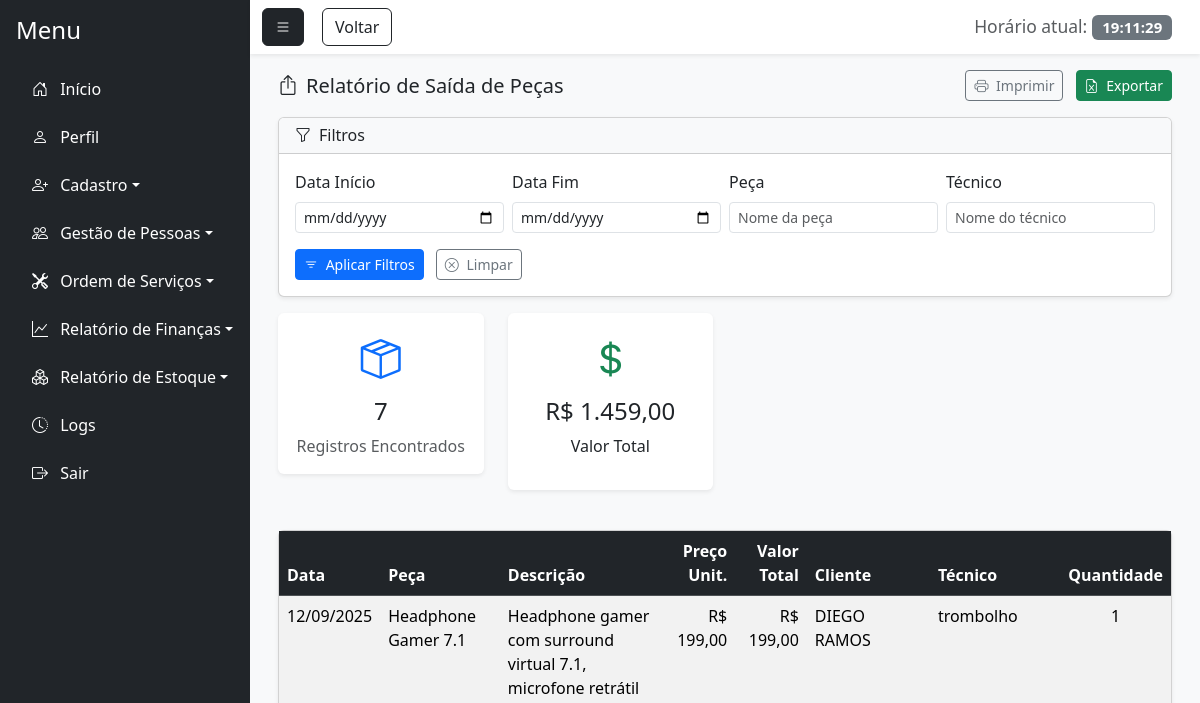
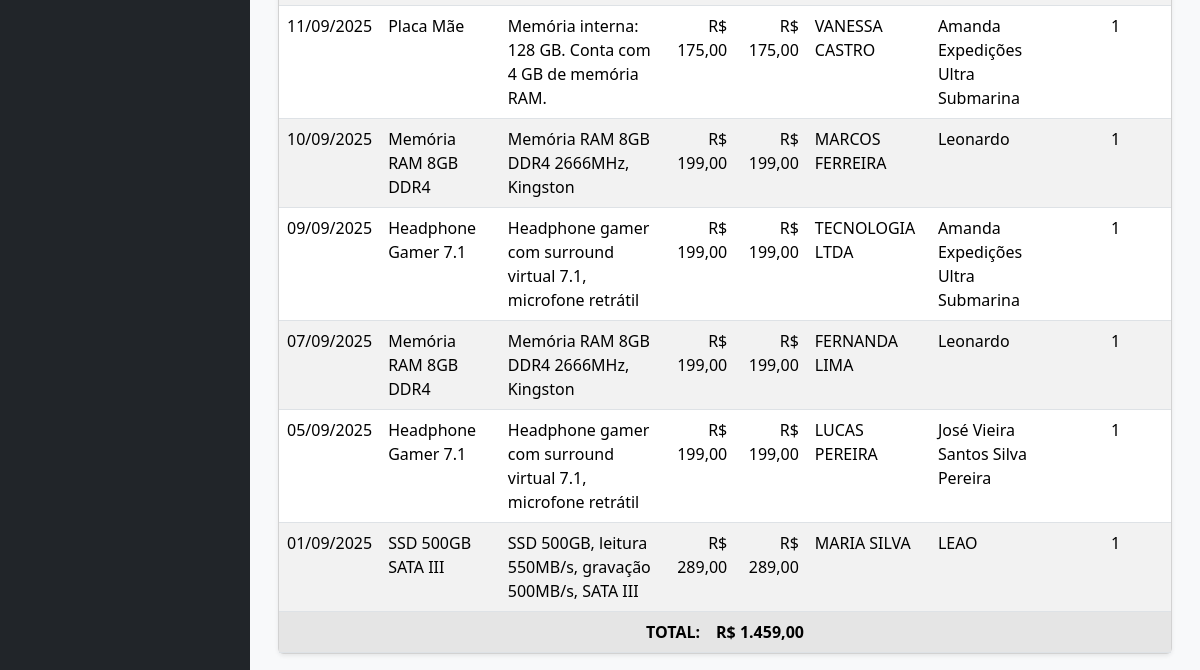
Page /relatorio_saida.php (signed in) on the earlier database version (2 pictures, top to bottom).
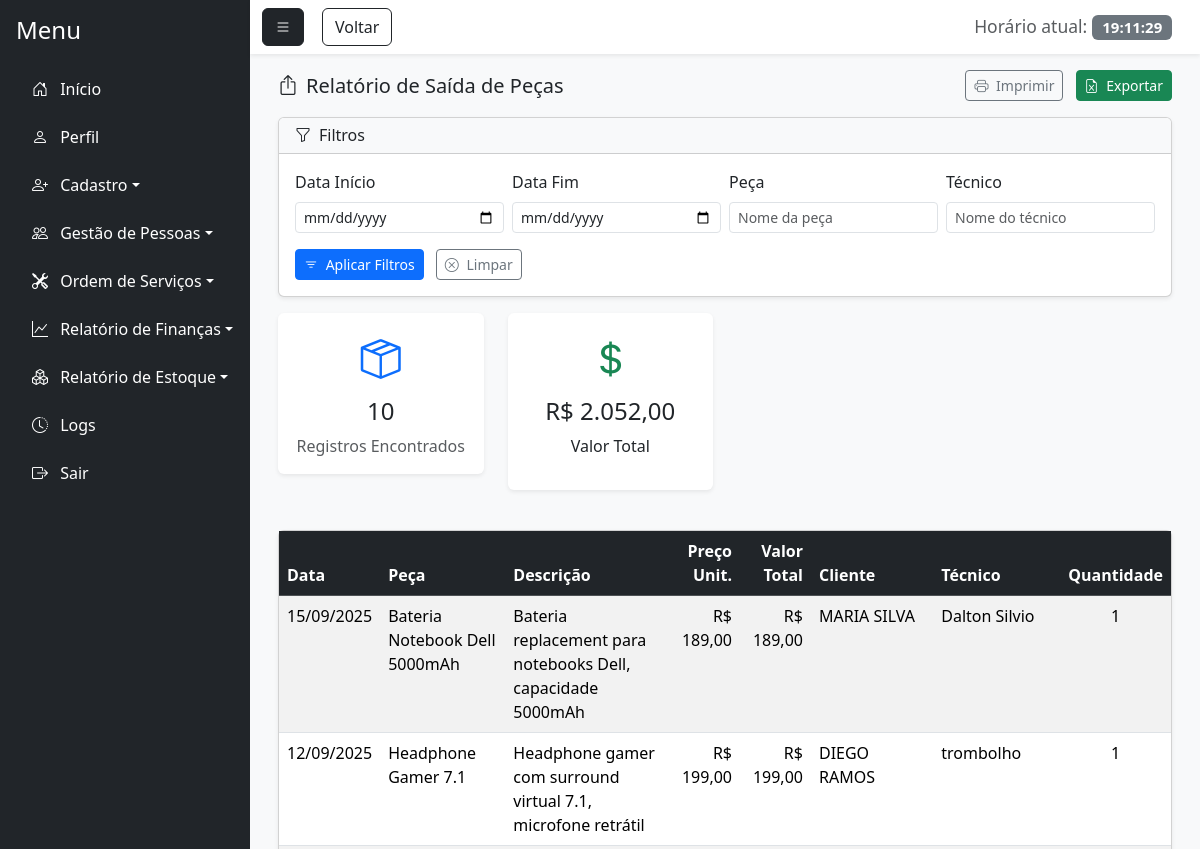
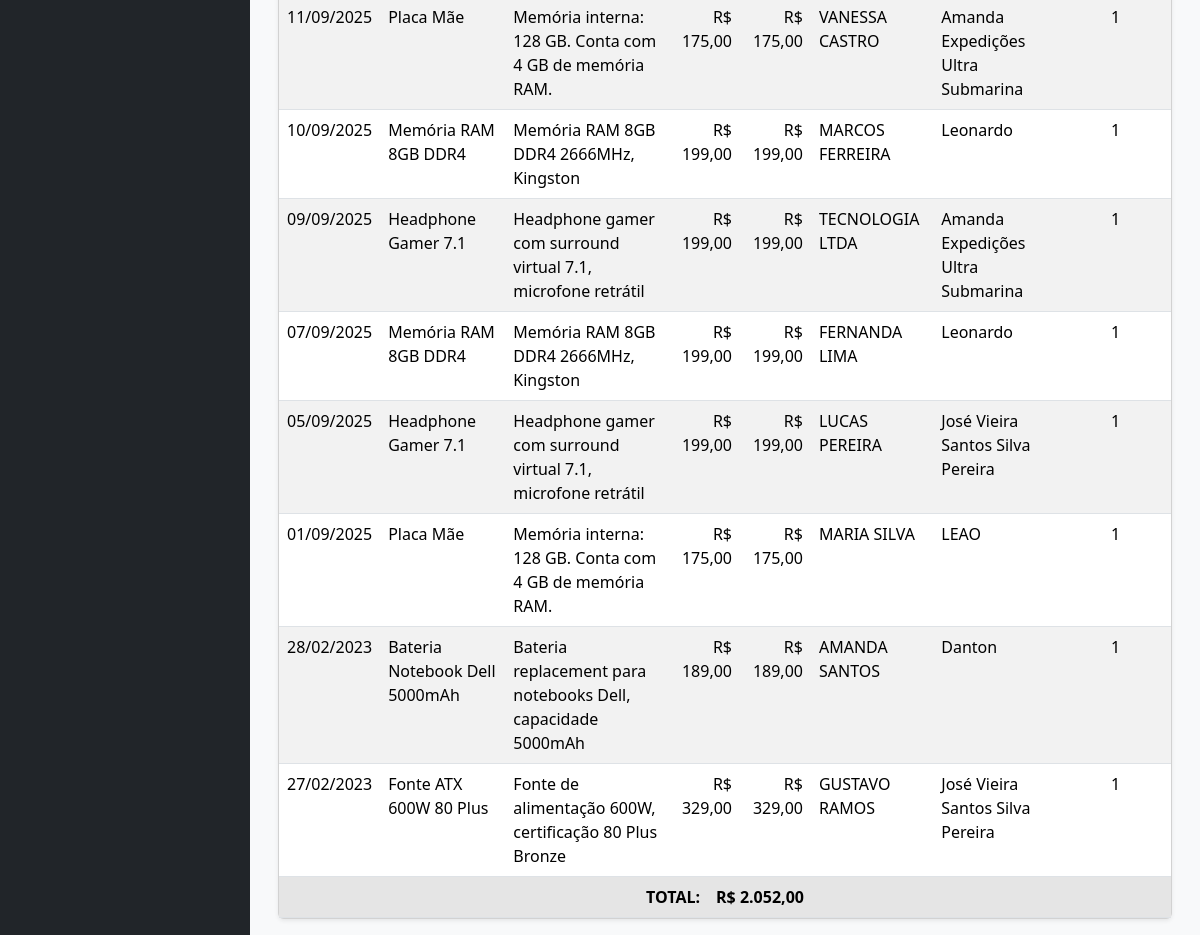
Same page on the later database version (2 pictures, top to bottom).
### tables this page shows
CREATE TABLE `ordem_servico_pecas` (
  `id_os_peca` int(11) NOT NULL,
  `id_ordem` int(11) NOT NULL,
  `id_peca_est` int(11) NOT NULL,
  `quantidade` int(11) NOT NULL DEFAULT 1
);

CREATE TABLE `nova_ordem` (
  `id_ordem` int(11) NOT NULL,
  `id_funcionario` int(11) NOT NULL,
  `nome_client_ordem` varchar(100) NOT NULL,
  `tecnico` varchar(100) DEFAULT NULL,
  `marca_aparelho` varchar(100) DEFAULT NULL,
  `tempo_uso` varchar(50) DEFAULT NULL,
  `problema` text DEFAULT NULL,
  `prioridade` varchar(20) DEFAULT NULL,
  `observacao` text DEFAULT NULL,
  `dt_recebimento` date DEFAULT NULL,
  `valor_total` decimal(10,2) NOT NULL,
  `metodo_pag` varchar(50) DEFAULT NULL,
  `id_peca_est` int(11) DEFAULT NULL,
  `id_cliente` int(11) DEFAULT NULL,
  `status_ordem` enum('Aberta','Em Andamento','Aguardando Peças','Concluído','Cancelada') DEFAULT 'Aberta',
  `id_usuario` int(11) DEFAULT NULL
);

CREATE TABLE `peca_estoque` (
  `id_peca_est` int(11) NOT NULL,
  `id_funcionario` int(11) NOT NULL,
  `id_fornecedor` int(11) NOT NULL,
  `nome_peca` varchar(100) NOT NULL,
  `descricao_peca` text DEFAULT NULL,
  `qtde` int(11) NOT NULL,
  `tipo` varchar(50) DEFAULT NULL,
  `dt_cadastro` date DEFAULT NULL,
  `preco` decimal(10,2) DEFAULT NULL,
  `qtde_minima` int(11) NOT NULL
);

CREATE TABLE `usuario` (
  `id_usuario` int(11) NOT NULL,
  `nome_usuario` varchar(100) NOT NULL,
  `senha` varchar(255) NOT NULL,
  `email` varchar(100) NOT NULL,
  `senha_temporaria` tinyint(1) DEFAULT 0,
  `id_perfil` int(11) NOT NULL,
  `status` enum('Ativo','Inativo') DEFAULT 'Ativo',
  `id_motivo_inatividade` int(11) DEFAULT NULL,
  `data_inatividade` date DEFAULT NULL,
  `observacao_inatividade` text DEFAULT NULL
);

### relatorio_saida.php (the view, shortened to what the changed rows need)
<?php
require_once 'php/permissoes.php';
require_once 'conexao.php';
$params = [];
$where_sql = '';
$sql = "
    SELECT
        pe.nome_peca,
        pe.descricao_peca,
        pe.preco as preco_unitario,
        op.quantidade,
        (pe.preco * op.quantidade) as valor_total,
        no.nome_client_ordem,
        u.nome_usuario as tecnico,
        no.dt_recebimento,
        no.id_ordem
    FROM ordem_servico_pecas op
    INNER JOIN peca_estoque pe ON op.id_peca_est = pe.id_peca_est
    INNER JOIN nova_ordem no ON op.id_ordem = no.id_ordem
    INNER JOIN usuario u ON no.tecnico = u.id_usuario
    $where_sql
    ORDER BY no.dt_recebimento DESC";
try {
    $stmt = $pdo->prepare($sql);
    $stmt->execute($params);
    $saidas_pecas = $stmt->fetchAll(PDO::FETCH_ASSOC);
} catch (PDOException $e) {
    $saidas_pecas = [];
    $erro = "Erro ao buscar dados: " . $e->getMessage();
}
$total_valor = 0;
foreach ($saidas_pecas as $saida) {
    $total_valor += $saida['valor_total'];
}
?>
<!DOCTYPE html>
<html lang="pt-BR">
<head>
    <link href="https://cdn.jsdelivr.net/npm/bootstrap@5.3.7/dist/css/bootstrap.min.css" rel="stylesheet">
    <link rel="stylesheet" href="https://cdn.jsdelivr.net/npm/bootstrap-icons@1.11.1/font/bootstrap-icons.css">
    <link href="https://cdn.jsdelivr.net/npm/bootstrap-icons@1.11.1/font/bootstrap-icons.css" rel="stylesheet">
</head>
<body class="bg-light">
    <div class="d-flex vh-100 bg-light">
        <div class="flex-grow-1 d-flex flex-column">
            <div class="flex-grow-1 p-3" style="overflow-y: auto;">
                <div class="container-fluid">
                    <div class="row mb-4">
                        <div class="col-md-6 col-lg-3 mb-3">
                            <div class="card shadow-sm border-0">
                                <div class="card-body text-center">
                                    <div class="text-primary mb-2">
                                        <i class="bi bi-box-seam fs-1"></i>
                                    </div>
                                    <h4 class="card-title"><?php echo count($saidas_pecas); ?></h4>
                                    <p class="card-text text-muted">Registros Encontrados</p>
                                </div>
                            </div>
                        </div>
                        <div class="col-md-6 col-lg-3 mb-3">
                            <div class="card shadow-sm border-0">
                                <div class="card-body text-center">
                                    <div class="text-success mb-2">
                                        <i class="bi bi-currency-dollar fs-1"></i>
                                    </div>
                                    <h4 class="card-title">R$ <?php echo number_format($total_valor, 2, ',', '.'); ?></h4>
                                    <p>Valor Total</p>
                                </div>
                            </div>
                        </div>
                    </div>
                    <div class="card shadow-sm">
                        <div class="card-body p-0">
                            <div class="table-responsive">
                                <table class="table table-hover table-striped mb-0" id="tabelaRelatorio">
                                    <thead class="table-dark">
                                        <tr>
                                            <th scope="col">Data</th>
                                            <th scope="col">Peça</th>
                                            <th scope="col">Descrição</th>
                                            <th scope="col" class="text-end">Preço Unit.</th>
                                            <th scope="col" class="text-end">Valor Total</th>
                                            <th scope="col">Cliente</th>
                                            <th scope="col">Técnico</th>
                                            <th scope="col" class="text-center no-print">Quantidade</th>
                                        </tr>
                                    </thead>
                                    <tbody>
                                        <?php if (count($saidas_pecas) > 0): ?>
                                            <?php foreach ($saidas_pecas as $saida): ?>
                                                <tr>
                                                    <td><?php echo date('d/m/Y', strtotime($saida['dt_recebimento'])); ?></td>
                                                    <td><?php echo htmlspecialchars($saida['nome_peca']); ?></td>
                                                    <td><?php echo htmlspecialchars($saida['descricao_peca']); ?></td>
                                                    <td class="text-end">R$ <?php echo number_format($saida['preco_unitario'], 2, ',', '.'); ?></td>
                                                    <td class="text-end">R$ <?php echo number_format($saida['valor_total'], 2, ',', '.'); ?></td>
                                                    <td><?php echo htmlspecialchars($saida['nome_client_ordem']); ?></td>
                                                    <td><?php echo htmlspecialchars($saida['tecnico']); ?></td>
                                                    <td class="text-center no-print"> <?php echo htmlspecialchars($saida['quantidade']); ?>
                                                    </td>
                                                </tr>
                                            <?php endforeach; ?>
                                        <?php endif; ?>
                                    </tbody>
                                    <tfoot>
                                        <tr class="table-active">
                                            <th colspan="8" class="text-center">
                                                <div class="d-flex justify-content-center align-items-center">
                                                    <strong class="me-3">TOTAL:</strong>
                                                    <strong><span>R$ <?php echo number_format($total_valor, 2, ',', '.'); ?></span></strong>
                                                </div>
                                            </th>
                                        </tr>
                                    </tfoot>
                                </table>
                            </div>
                        </div>
                    </div>
                </div>
            </div>
        </div>
    </div>
</body>
</html>

### php/permissoes.php (shortened to what the changed rows need)
<?php
$permissoes = [
    1 => [
        "Início" => ["principal.php"],
        "Perfil" => ["perfil.php"],
        "Cadastro" => [
            "cadastro_usuario.php", "cadastro_cliente.php", "cadastro_funcionario.php",
            "cadastro_fornecedor.php", "cadastro_pecas.php"
        ],
        "Gestão de Pessoas" => [
            "gestao_usuario.php", "gestao_cliente.php", "gestao_funcionario.php",
            "gestao_fornecedor.php"
        ],
        "Ordem de Serviços" => ["nova_ordem.php", "consultar_ordem.php", "pagamento.php"],
        "Relatório de Finanças" => ["relatorio_despesas.php", "relatorio_lucro.php"],
        "Relatório de Estoque" => [
            "relatorio_saida.php", "relatorio_pecas_estoque.php"
        ],
        "Logs" => ["logs.php"],
    ],
    2 => [
        "Início" => ["principal.php"],
        "Perfil" => ["perfil.php"],
        "Cadastro" => [
            "cadastro_cliente.php", "cadastro_funcionario.php",
            "cadastro_fornecedor.php", "cadastro_pecas.php"
        ],
        "Gestão de Pessoas" => ["gestao_cliente.php"],
        "Ordem de Serviços" => ["nova_ordem.php", "consultar_ordem.php", "pagamento.php"],
        "Relatório de Estoque" => [
            "relatorio_saida.php", "relatorio_pecas_estoque.php"
        ],
    ],
    3 => [
        "Início" => ["principal.php"],
        "Perfil" => ["perfil.php"],
        "Cadastro" => ["cadastro_cliente.php"],
        "Gestão de Pessoas" => ["gestao_cliente.php"],
        "Ordem de Serviços" => ["nova_ordem.php", "consultar_ordem.php", "pagamento.php"],
    ],
    4 => [
        "Início" => ["principal.php"],
        "Perfil" => ["perfil.php"],
        "Cadastro" => ["cadastro_pecas.php"],
        "Ordem de Serviços" => ["nova_ordem.php", "consultar_ordem.php", "pagamento.php"],
        "Relatório de Estoque" => [
            "relatorio_saida.php", "relatorio_pecas_estoque.php"
        ],
    ],
];
$id_perfil = $_SESSION['perfil'];
$opcoes_menu = isset($permissoes[$id_perfil]) ? $permissoes[$id_perfil] : [];
$icones_menu = [
    "Início" => "bi-house-door",
    "Perfil" => "bi-person",
    "Cadastro" => "bi-person-plus",
    "Gestão de Pessoas" => "bi-people",
    "Ordem de Serviços" => "bi-tools",
    "Relatório de Finanças" => "bi-graph-up",
    "Relatório de Estoque" => "bi-boxes",
    "Logs" => "bi-clock-history"
];
function formatarNomeExibicao($nomeArquivo) {
    $nome = basename($nomeArquivo, ".php");
    $prefixos = ['cadastro_', 'gestao_', 'relatorio_'];
    foreach ($prefixos as $prefixo) {
        if (strpos($nome, $prefixo) === 0) {
            $nome = substr($nome, strlen($prefixo));
            break;
        }
    }
    $nome = str_replace("_", " ", $nome);
    $nome = ucwords($nome);
    return $nome;
}
$ids = [
    "principal.php" => "menu-inicio",
    "perfil.php" => "menu-perfil",
    "cadastro_usuario.php" => "cadastro_usuario",
    "cadastro_cliente.php" => "cadastro_cliente",
    "cadastro_funcionario.php" => "cadastro_funcionario",
    "cadastro_fornecedor.php" => "cadastro_fornecedor",
    "cadastro_pecas.php" => "cadastro_pecas",
    "gestao_usuario.php" => "menu-gestao-usuario",
    "gestao_cliente.php" => "menu-gestao-cliente",
    "gestao_funcionario.php" => "menu-gestao-funcionario",
    "gestao_fornecedor.php" => "menu-gestao-fornecedor",
    "nova_ordem.php" => "nova_ordem",
    "consultar_ordem.php" => "menu-consultar-ordem",
    "pagamento.php" => "menu-pagamento",
    "relatorio_despesas.php" => "menu-relatorio-despesas",
    "relatorio_lucro.php" => "menu-relatorio-lucro",
    "relatorio_saida.php" => "menu-relatorio-saida",
    "relatorio_pecas_estoque.php" => "menu-relatorio-pecas",
    "logs.php" => "menu-logs"
];
function obterIdManual($arquivo) {
    global $ids;
    return isset($ids[$arquivo]) ? $ids[$arquivo] : 'menu-' . basename($arquivo, '.php');
}
function gerarMenu($opcoes_menu, $icones_menu) {
    $html = '';
    foreach ($opcoes_menu as $categoria => $arquivos) {
        $icone = isset($icones_menu[$categoria]) ? $icones_menu[$categoria] : "bi-circle";
        if (count($arquivos) > 1) {
            $html .= '<li class="nav-item mb-2 dropdown">';
            $html .= '<a class="nav-link text-white dropdown-toggle" href="#" id="menu-' . strtolower(str_replace(' ', '-', $categoria)) . '" role="button" data-bs-toggle="dropdown" aria-expanded="false">';
            $html .= '<i class="bi ' . $icone . ' me-2"></i> ' . $categoria;
            $html .= '</a>';
            $html .= '<ul class="dropdown-menu dropdown-menu-dark" aria-labelledby="menu-' . strtolower(str_replace(' ', '-', $categoria)) . '">';
            foreach ($arquivos as $arquivo) {
                $nomeExibicao = formatarNomeExibicao($arquivo);
                $html .= '<li><a class="dropdown-item" id="' . obterIdManual($arquivo) . '" href="' . $arquivo . '">' . $nomeExibicao . '</a></li>';
            }
            $html .= '</ul>';
            $html .= '</li>';
        } else {
            $html .= '<li class="nav-item mb-2">';
            $html .= '<a id="' . obterIdManual($arquivos[0]) . '" href="' . $arquivos[0] . '" class="nav-link text-white">';
            $html .= '<i class="bi ' . $icone . ' me-2"></i> ' . $categoria;
            $html .= '</a>';
            $html .= '</li>';
        }
    }
    return $html;
}
$menu_html = '
<nav id="sidebar" class="bg-dark text-white p-3" style="width: 250px;">
    <h4 class="mb-4">Menu</h4>
    <ul class="nav flex-column">
        ' . gerarMenu($opcoes_menu, $icones_menu) . '
        <li class="nav-item">
            <a id="menu-sair" href="php/logout.php" class="nav-link text-white"><i class="bi bi-box-arrow-right me-2"></i> Sair</a>
        </li>
    </ul>
</nav>
<script>
    document.getElementById("menu-toggle").addEventListener("click", function () {
        document.getElementById("sidebar").classList.toggle("d-none");
    });
    function updateClock() {
        const now = new Date();
        const timeString = now.toLocaleTimeString(\'pt-BR\');
        document.getElementById(\'liveClock\').textContent = timeString;
    }
    setInterval(updateClock, 1000);
    updateClock();
</script>
';
function exibirMenu() {
    global $menu_html;
    echo $menu_html;
}
?>

Differences in the rows shown:
removed ordem_servico_pecas: id_ordem.dt_recebimento "01/09/2025", id_peca_est.nome_peca "SSD 500GB SATA III", id_peca_est.descricao_peca "SSD 500GB, leitura 550MB/s, gravação 500MB/s, SATA III", id_peca_est.preco "289,00", valor_total "289,00", id_ordem.nome_client_ordem "MARIA SILVA", usuario.nome_usuario "LEAO", quantidade "1"
added ordem_servico_pecas: id_ordem.dt_recebimento "15/09/2025", id_peca_est.nome_peca "Bateria Notebook Dell 5000mAh", id_peca_est.descricao_peca "Bateria replacement para notebooks Dell, capacidade 5000mAh", id_peca_est.preco "189,00", valor_total "189,00", id_ordem.nome_client_ordem "MARIA SILVA", usuario.nome_usuario "Dalton Silvio", quantidade "1"
added ordem_servico_pecas: id_ordem.dt_recebimento "01/09/2025", id_peca_est.nome_peca "Placa Mãe", id_peca_est.descricao_peca "Memória interna: 128 GB. Conta com 4 GB de memória RAM.", id_peca_est.preco "175,00", valor_total "175,00", id_ordem.nome_client_ordem "MARIA SILVA", usuario.nome_usuario "LEAO", quantidade "1"
added ordem_servico_pecas: id_ordem.dt_recebimento "28/02/2023", id_peca_est.nome_peca "Bateria Notebook Dell 5000mAh", id_peca_est.descricao_peca "Bateria replacement para notebooks Dell, capacidade 5000mAh", id_peca_est.preco "189,00", valor_total "189,00", id_ordem.nome_client_ordem "AMANDA SANTOS", usuario.nome_usuario "Danton", quantidade "1"
added ordem_servico_pecas: id_ordem.dt_recebimento "27/02/2023", id_peca_est.nome_peca "Fonte ATX 600W 80 Plus", id_peca_est.descricao_peca "Fonte de alimentação 600W, certificação 80 Plus Bronze", id_peca_est.preco "329,00", valor_total "329,00", id_ordem.nome_client_ordem "GUSTAVO RAMOS", usuario.nome_usuario "José Vieira Santos Silva Pereira", quantidade "1"
Other differences:
count($saidas_pecas): "7" → "10"
$total_valor: "1.459,00" → "2.052,00"
